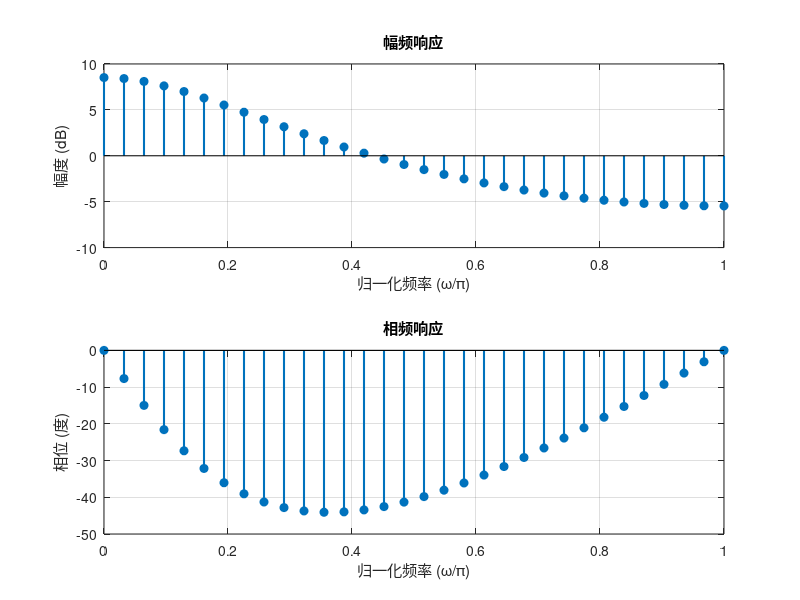

The MATLAB source for this figure:
% 清空工作空间和命令窗口
clear;
clc;

% 定义系统的分子和分母多项式系数
num = [1 0 0];          % z^2
den = [1 -3/4 1/8];     % z^2 - (3/4)z + 1/8

% 创建离散频率点 (使用较少的点以显示离散特性)
N = 32;  % 频率点数
w = linspace(0, pi, N);

% 计算频率响应
z = exp(1j * w);
H = polyval(num, z) ./ polyval(den, z);

% 计算幅频响应（以分贝为单位）和相频响应（以度为单位）
magnitude_db = 20 * log10(abs(H));
phase_deg = angle(H) * 180 / pi;

% 创建子图1：幅频特性
subplot(2,1,1);
stem(w/pi, magnitude_db, 'filled', 'LineWidth', 1.5);
grid on;
xlabel('归一化频率 (\omega/\pi)');
ylabel('幅度 (dB)');
title('幅频响应');

% 创建子图2：相频特性
subplot(2,1,2);
stem(w/pi, phase_deg, 'filled', 'LineWidth', 1.5);
grid on;
xlabel('归一化频率 (\omega/\pi)');
ylabel('相位 (度)');
title('相频响应');

% 添加一些图形美化
set(gcf, 'Position', [100, 100, 800, 600]);  % 设置图窗大小

% 计算并显示关键频率点的响应
fprintf('频率响应的关键点：\n\n');

% 计算0、π/4、π/2、3π/4和π处的响应
key_freqs = [0 pi/4 pi/2 3*pi/4 pi];
key_freq_names = {'0', 'π/4', 'π/2', '3π/4', 'π'};

for i = 1:length(key_freqs)
    z_key = exp(1j * key_freqs(i));
    H_key = polyval(num, z_key) / polyval(den, z_key);
    mag_db = 20 * log10(abs(H_key));
    phase = angle(H_key) * 180 / pi;
    
    fprintf('在 ω = %s:\n', key_freq_names{i});
    fprintf('幅度: %.2f dB\n', mag_db);
    fprintf('相位: %.2f 度\n\n', phase);
end

% 计算系统的一些特性
fprintf('系统特性：\n');

% 计算最大增益和对应频率
[max_gain, max_idx] = max(magnitude_db);
max_freq = w(max_idx);
fprintf('最大增益: %.2f dB 在 ω = %.4f π\n', max_gain, max_freq/pi);

% 找出最接近-3dB的点
db_3 = magnitude_db - max_gain;
[~, idx_3db] = min(abs(db_3 + 3));
if ~isempty(idx_3db)
    fprintf('最接近-3dB的频点：ω = %.4f π\n', w(idx_3db)/pi);
end
